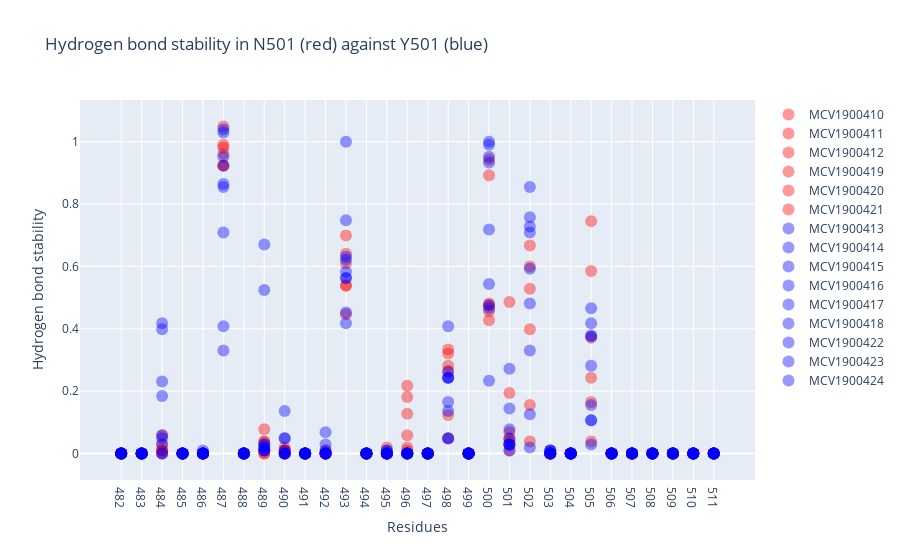

The code cell stored with this chart in its notebook:
### Markdown cell above
Now lets check hydrogen bonds

### Code cell
# Set a function to get the specific data energies we are interesed in
def get_hbonds_data (accession_or_id : str) -> dict:

    # Request the analysis
    analysis_request = api_url + 'projects/' + accession_or_id + '/analyses/hbonds'
    with urllib.request.urlopen(analysis_request) as response:
        parsed_response = json.loads(response.read().decode("utf-8"))
    analysis_data = parsed_response['data']

    # In this case, there is only one defined interaction: the protein-ligand interaction
    interaction_data = analysis_data[0]
    
    return interaction_data

# For each simulation, download hbonds data and find all hydrogen bonds in the target residues
colors = { 'N501': 'red', 'Y501': 'blue' }
hbonds_data = { 'N501': [], 'Y501': [] } # Store hbonds data for further use
plot_data = []
for group_name, simulations in simulation_groups.items():
    # Make a scatter for each energies result
    for simulation in simulations:
        simulation_id = simulation['identifier']
        accession = simulation['accession']
        # Get topology data and indices for target residues
        topology = simulation['topology']
        atom_residue_indices = topology['atom_residue_indices']
        target_residue_indices = simulation['target_residue_indices']
        # Get the hydrogen bonds data
        hbond_data = get_hbonds_data(simulation_id)
        # Get hydrogen bonds in the target residues
        acceptors = hbond_data['acceptors']
        donors = hbond_data['donors']
        hbonds = hbond_data['hbonds']
        target_hbonds = {}
        for i, target_residue_index in enumerate(target_residue_indices):
            # Find atom indices for all atoms in target residue
            target_atoms = [ atom_index for atom_index, residue_index in enumerate(atom_residue_indices) if residue_index == target_residue_index ]
            residue_stability = 0
            for j, hb in enumerate(hbonds):
                acceptor = acceptors[j]
                donor = donors[j]
                target_atom = next((atom for atom in [acceptor, donor] if atom in target_atoms), None)
                if not target_atom:
                    continue
                # Calculate the residue stability by adding all its hydrogen bond stabilities
                hbond_stability = sum(hb) / len(hb)
                residue_stability += hbond_stability
            # Set the final dataset to be displayed, using reference numeration for the residue labels
            target_residue_reference_number = target_residues[i]
            target_hbonds[target_residue_reference_number] = residue_stability
        hbonds_data[group_name].append(target_hbonds)
        # Generate the corresponding line for the plot
        plot_data.append(
            go.Scatter(
                x = list(target_hbonds.keys()),
                y = list(target_hbonds.values()),
                name = accession,
                opacity=0.4,
                marker={'color': colors[group_name], 'size': 12},
                mode="markers",
            )
        )
        
# Show the figure of all energies overlapped
fig = go.Figure({
    "data": plot_data,
    "layout": go.Layout(
        title= 'Hydrogen bond stability in N501 (red) against Y501 (blue)',
        xaxis={'title': 'Residues', 'tickvals': list(target_hbonds.keys())},
        yaxis={'title': 'Hydrogen bond stability'},
    )
})
fig.show()

### Figure 1 — Plotly figure (JSON) as saved in the notebook; plotly's stock layout.template omitted (floating-point values rounded to 4 significant figures)
{"data": [{"marker": {"color": "red", "size": 12}, "mode": "markers", "name": "MCV1900410", "opacity": 0.4, "type": "scatter", "x": [482, 483, 484, 485, 486, 487, 488, 489, 490, 491, 492, 493, 494, 495, 496, 497, 498, 499, 500, 501, 502, 503, 504, 505, 506, 507, 508, 509, 510, 511], "y": [0, 0, 0.05825, 0, 0, 1.049, 0, 0.07767, 0.01942, 0, 0, 0.4466, 0, 0, 0.009709, 0, 0.04854, 0, 0.4272, 0.4854, 0.03883, 0, 0, 0.03883, 0, 0, 0, 0, 0, 0]}, {"marker": {"color": "red", "size": 12}, "mode": "markers", "name": "MCV1900411", "opacity": 0.4, "type": "scatter", "x": [482, 483, 484, 485, 486, 487, 488, 489, 490, 491, 492, 493, 494, 495, 496, 497, 498, 499, 500, 501, 502, 503, 504, 505, 506, 507, 508, 509, 510, 511], "y": [0, 0, 0.02913, 0, 0, 0.9903, 0, 0.03883, 0.009709, 0, 0.009709, 0.6408, 0, 0.01942, 0.01942, 0, 0.2816, 0, 0.4757, 0.06796, 0.3981, 0, 0, 0.2427, 0, 0, 0, 0, 0, 0]}, {"marker": {"color": "red", "size": 12}, "mode": "markers", "name": "MCV1900412", "opacity": 0.4, "type": "scatter", "x": [482, 483, 484, 485, 486, 487, 488, 489, 490, 491, 492, 493, 494, 495, 496, 497, 498, 499, 500, 501, 502, 503, 504, 505, 506, 507, 508, 509, 510, 511], "y": [0, 0, 0.009709, 0, 0, 0.9612, 0, 0.009709, 0.009709, 0, 0, 0.699, 0, 0, 0.05825, 0, 0.3204, 0, 0.4563, 0.1942, 0.1553, 0, 0, 0.165, 0, 0, 0, 0, 0, 0]}, {"marker": {"color": "red", "size": 12}, "mode": "markers", "name": "MCV1900419", "opacity": 0.4, "type": "scatter", "x": [482, 483, 484, 485, 486, 487, 488, 489, 490, 491, 492, 493, 494, 495, 496, 497, 498, 499, 500, 501, 502, 503, 504, 505, 506, 507, 508, 509, 510, 511], "y": [0, 0, 0, 0, 0, 0.981, 0, 0, 0, 0, 0, 0.6095, 0, 0, 0.181, 0, 0.1238, 0, 0.9429, 0.009524, 0.6, 0, 0, 0.3714, 0, 0, 0, 0, 0, 0]}, {"marker": {"color": "red", "size": 12}, "mode": "markers", "name": "MCV1900420", "opacity": 0.4, "type": "scatter", "x": [482, 483, 484, 485, 486, 487, 488, 489, 490, 491, 492, 493, 494, 495, 496, 497, 498, 499, 500, 501, 502, 503, 504, 505, 506, 507, 508, 509, 510, 511], "y": [0, 0, 0.009434, 0, 0, 0.9245, 0, 0.03774, 0, 0, 0, 0.5377, 0, 0, 0.217, 0, 0.2642, 0, 0.4811, 0.04717, 0.5283, 0, 0, 0.5849, 0, 0, 0, 0, 0, 0]}, {"marker": {"color": "red", "size": 12}, "mode": "markers", "name": "MCV1900421", "opacity": 0.4, "type": "scatter", "x": [482, 483, 484, 485, 486, 487, 488, 489, 490, 491, 492, 493, 494, 495, 496, 497, 498, 499, 500, 501, 502, 503, 504, 505, 506, 507, 508, 509, 510, 511], "y": [0, 0, 0.009804, 0, 0, 0.9216, 0, 0, 0.009804, 0, 0, 0.5392, 0, 0, 0.1275, 0, 0.3333, 0, 0.8922, 0.03922, 0.6667, 0, 0, 0.7451, 0, 0, 0, 0, 0, 0]}, {"marker": {"color": "blue", "size": 12}, "mode": "markers", "name": "MCV1900413", "opacity": 0.4, "type": "scatter", "x": [482, 483, 484, 485, 486, 487, 488, 489, 490, 491, 492, 493, 494, 495, 496, 497, 498, 499, 500, 501, 502, 503, 504, 505, 506, 507, 508, 509, 510, 511], "y": [0, 0, 0.2308, 0, 0, 0.9231, 0, 0.009615, 0, 0, 0, 0.4519, 0, 0.009615, 0, 0, 0.04808, 0, 0.9327, 0.1442, 0.4808, 0, 0, 0.375, 0, 0, 0, 0, 0, 0]}, {"marker": {"color": "blue", "size": 12}, "mode": "markers", "name": "MCV1900414", "opacity": 0.4, "type": "scatter", "x": [482, 483, 484, 485, 486, 487, 488, 489, 490, 491, 492, 493, 494, 495, 496, 497, 498, 499, 500, 501, 502, 503, 504, 505, 506, 507, 508, 509, 510, 511], "y": [0, 0, 0.02913, 0, 0, 0.9515, 0, 0.01942, 0, 0, 0, 0.4175, 0, 0, 0, 0, 0.165, 0, 0.5437, 0.02913, 0.7282, 0, 0, 0.3786, 0, 0, 0, 0, 0, 0]}, {"marker": {"color": "blue", "size": 12}, "mode": "markers", "name": "MCV1900415", "opacity": 0.4, "type": "scatter", "x": [482, 483, 484, 485, 486, 487, 488, 489, 490, 491, 492, 493, 494, 495, 496, 497, 498, 499, 500, 501, 502, 503, 504, 505, 506, 507, 508, 509, 510, 511], "y": [0, 0, 0.05825, 0, 0, 1.029, 0, 0.009709, 0, 0, 0, 0.6214, 0, 0, 0, 0, 0.2427, 0, 0.9515, 0.02913, 0.5922, 0, 0, 0.1068, 0, 0, 0, 0, 0, 0]}, {"marker": {"color": "blue", "size": 12}, "mode": "markers", "name": "MCV1900416", "opacity": 0.4, "type": "scatter", "x": [482, 483, 484, 485, 486, 487, 488, 489, 490, 491, 492, 493, 494, 495, 496, 497, 498, 499, 500, 501, 502, 503, 504, 505, 506, 507, 508, 509, 510, 511], "y": [0, 0, 0.1845, 0, 0, 0.4078, 0, 0.5243, 0.1359, 0, 0.06796, 1, 0, 0, 0, 0, 0.4078, 0, 0.466, 0.02913, 0.01942, 0, 0, 0.02913, 0, 0, 0, 0, 0, 0]}, {"marker": {"color": "blue", "size": 12}, "mode": "markers", "name": "MCV1900417", "opacity": 0.4, "type": "scatter", "x": [482, 483, 484, 485, 486, 487, 488, 489, 490, 491, 492, 493, 494, 495, 496, 497, 498, 499, 500, 501, 502, 503, 504, 505, 506, 507, 508, 509, 510, 511], "y": [0, 0, 0, 0, 0, 0.8641, 0, 0.02913, 0.04854, 0, 0, 0.6311, 0, 0, 0, 0, 0.2427, 0, 0.4757, 0.07767, 0.3301, 0.009709, 0, 0.1068, 0, 0, 0, 0, 0, 0]}, {"marker": {"color": "blue", "size": 12}, "mode": "markers", "name": "MCV1900418", "opacity": 0.4, "type": "scatter", "x": [482, 483, 484, 485, 486, 487, 488, 489, 490, 491, 492, 493, 494, 495, 496, 497, 498, 499, 500, 501, 502, 503, 504, 505, 506, 507, 508, 509, 510, 511], "y": [0, 0, 0.04854, 0, 0.009709, 0.3301, 0, 0.6699, 0.04854, 0, 0.02913, 0.7476, 0, 0, 0, 0, 0.2621, 0, 0.233, 0.2718, 0.1262, 0, 0, 0.1553, 0, 0, 0, 0, 0, 0]}, {"marker": {"color": "blue", "size": 12}, "mode": "markers", "name": "MCV1900422", "opacity": 0.4, "type": "scatter", "x": [482, 483, 484, 485, 486, 487, 488, 489, 490, 491, 492, 493, 494, 495, 496, 497, 498, 499, 500, 501, 502, 503, 504, 505, 506, 507, 508, 509, 510, 511], "y": [0, 0, 0.3981, 0, 0, 1.039, 0, 0.01942, 0, 0, 0, 0.5631, 0, 0, 0, 0, 0.04854, 0, 0.7184, 0.04854, 0.8544, 0, 0, 0.466, 0, 0, 0, 0, 0, 0]}, {"marker": {"color": "blue", "size": 12}, "mode": "markers", "name": "MCV1900423", "opacity": 0.4, "type": "scatter", "x": [482, 483, 484, 485, 486, 487, 488, 489, 490, 491, 492, 493, 494, 495, 496, 497, 498, 499, 500, 501, 502, 503, 504, 505, 506, 507, 508, 509, 510, 511], "y": [0, 0, 0, 0, 0, 0.7087, 0, 0.02913, 0, 0, 0, 0.5631, 0, 0, 0, 0, 0.2427, 0, 0.9903, 0.009709, 0.7573, 0.009709, 0, 0.2816, 0, 0, 0, 0, 0, 0]}, {"marker": {"color": "blue", "size": 12}, "mode": "markers", "name": "MCV1900424", "opacity": 0.4, "type": "scatter", "x": [482, 483, 484, 485, 486, 487, 488, 489, 490, 491, 492, 493, 494, 495, 496, 497, 498, 499, 500, 501, 502, 503, 504, 505, 506, 507, 508, 509, 510, 511], "y": [0, 0, 0.4175, 0, 0, 0.8544, 0, 0.009709, 0.009709, 0, 0.009709, 0.5825, 0, 0.009709, 0, 0, 0.1359, 0, 1.0, 0.02913, 0.7087, 0.009709, 0, 0.4175, 0, 0, 0, 0, 0, 0]}], "layout": {"title": {"text": "Hydrogen bond stability in N501 (red) against Y501 (blue)"}, "xaxis": {"tickvals": [482, 483, 484, 485, 486, 487, 488, 489, 490, 491, 492, 493, 494, 495, 496, 497, 498, 499, 500, 501, 502, 503, 504, 505, 506, 507, 508, 509, 510, 511], "title": {"text": "Residues"}}, "yaxis": {"title": {"text": "Hydrogen bond stability"}}}}
